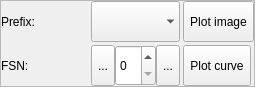
<?xml version="1.0" encoding="UTF-8"?>
<ui version="4.0">
 <class>Frame</class>
 <widget class="QFrame" name="Frame">
  <property name="geometry">
   <rect>
    <x>0</x>
    <y>0</y>
    <width>255</width>
    <height>87</height>
   </rect>
  </property>
  <property name="windowTitle">
   <string>Frame</string>
  </property>
  <property name="frameShape">
   <enum>QFrame::StyledPanel</enum>
  </property>
  <layout class="QGridLayout" name="gridLayout">
   <property name="leftMargin">
    <number>0</number>
   </property>
   <property name="topMargin">
    <number>0</number>
   </property>
   <property name="rightMargin">
    <number>0</number>
   </property>
   <property name="bottomMargin">
    <number>0</number>
   </property>
   <property name="spacing">
    <number>3</number>
   </property>
   <item row="0" column="1">
    <widget class="QComboBox" name="prefixComboBox">
     <property name="sizePolicy">
      <sizepolicy hsizetype="Preferred" vsizetype="Minimum">
       <horstretch>0</horstretch>
       <verstretch>0</verstretch>
      </sizepolicy>
     </property>
     <property name="toolTip">
      <string>Exposure prefix</string>
     </property>
     <property name="frame">
      <bool>false</bool>
     </property>
    </widget>
   </item>
   <item row="1" column="2">
    <widget class="QToolButton" name="plotCurveToolButton">
     <property name="sizePolicy">
      <sizepolicy hsizetype="Fixed" vsizetype="Minimum">
       <horstretch>0</horstretch>
       <verstretch>0</verstretch>
      </sizepolicy>
     </property>
     <property name="toolTip">
      <string>Show the scattering curve</string>
     </property>
     <property name="text">
      <string>Plot curve</string>
     </property>
     <property name="icon">
      <iconset resource="../../../resource/icons/icons.qrc">
       <normaloff>:/icons/saxscurve.svg</normaloff>:/icons/saxscurve.svg</iconset>
     </property>
     <property name="iconSize">
      <size>
       <width>24</width>
       <height>24</height>
      </size>
     </property>
    </widget>
   </item>
   <item row="0" column="0">
    <widget class="QLabel" name="label">
     <property name="text">
      <string>Prefix:</string>
     </property>
    </widget>
   </item>
   <item row="1" column="0">
    <widget class="QLabel" name="label_2">
     <property name="text">
      <string>FSN:</string>
     </property>
    </widget>
   </item>
   <item row="0" column="2">
    <widget class="QToolButton" name="plotImageToolButton">
     <property name="sizePolicy">
      <sizepolicy hsizetype="Fixed" vsizetype="Minimum">
       <horstretch>0</horstretch>
       <verstretch>0</verstretch>
      </sizepolicy>
     </property>
     <property name="toolTip">
      <string>Show the scattering pattern</string>
     </property>
     <property name="text">
      <string>Plot image</string>
     </property>
     <property name="icon">
      <iconset resource="../../../resource/icons/icons.qrc">
       <normaloff>:/icons/saxspattern.svg</normaloff>:/icons/saxspattern.svg</iconset>
     </property>
     <property name="iconSize">
      <size>
       <width>24</width>
       <height>24</height>
      </size>
     </property>
    </widget>
   </item>
   <item row="1" column="1">
    <layout class="QHBoxLayout" name="horizontalLayout">
     <property name="spacing">
      <number>0</number>
     </property>
     <item>
      <widget class="QToolButton" name="firstFSNTtoolButton">
       <property name="sizePolicy">
        <sizepolicy hsizetype="Fixed" vsizetype="Minimum">
         <horstretch>0</horstretch>
         <verstretch>0</verstretch>
        </sizepolicy>
       </property>
       <property name="text">
        <string>...</string>
       </property>
       <property name="icon">
        <iconset theme="go-first">
         <normaloff>.</normaloff>.</iconset>
       </property>
      </widget>
     </item>
     <item>
      <widget class="QSpinBox" name="fsnSpinBox">
       <property name="sizePolicy">
        <sizepolicy hsizetype="Minimum" vsizetype="Minimum">
         <horstretch>0</horstretch>
         <verstretch>0</verstretch>
        </sizepolicy>
       </property>
       <property name="toolTip">
        <string>File sequence number</string>
       </property>
       <property name="keyboardTracking">
        <bool>false</bool>
       </property>
      </widget>
     </item>
     <item>
      <widget class="QToolButton" name="lastFSNToolButton">
       <property name="sizePolicy">
        <sizepolicy hsizetype="Fixed" vsizetype="Minimum">
         <horstretch>0</horstretch>
         <verstretch>0</verstretch>
        </sizepolicy>
       </property>
       <property name="text">
        <string>...</string>
       </property>
       <property name="icon">
        <iconset theme="go-last">
         <normaloff>.</normaloff>.</iconset>
       </property>
      </widget>
     </item>
    </layout>
   </item>
  </layout>
 </widget>
 <resources>
  <include location="../../../resource/icons/icons.qrc"/>
 </resources>
 <connections/>
</ui>
